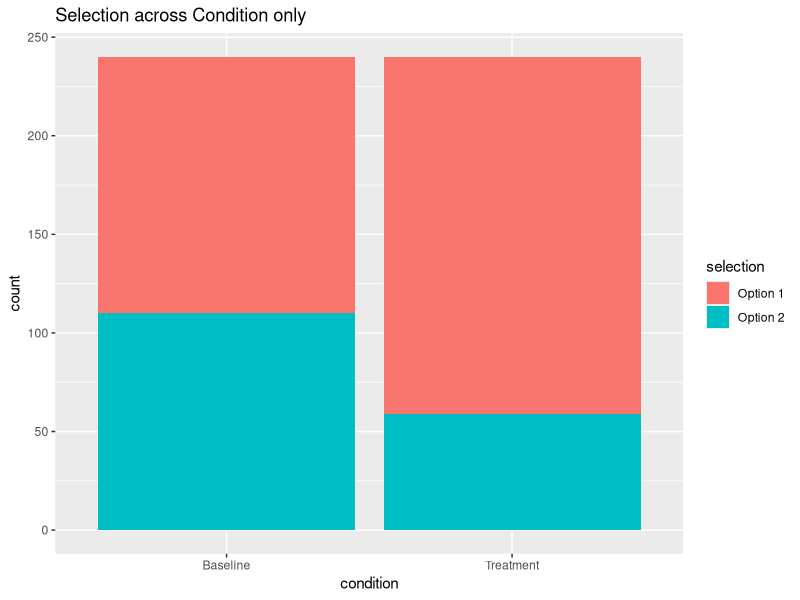

Source code (R): (Note: this script raises an error after producing the figure.)
## ---- chunk 1
library(lme4,ordinal)
# Load in three data sets to try out
# 1) dataBin = binomial data from a simulated forced-choice task
# 2) dataOrd = ordinal rating data from a simulated Likert scale task
# 3) dataCon = continuous numeric data from a simulated reaction time task

dataBin <- read.csv("binomial-data.csv",header=TRUE)
head(dataBin)
## ---- chunk 2
levels(dataBin$condition)
## ---- chunk 3
levels(dataBin$experiment)
## ---- chunk 4
library(ggplot2)
ggplot(dataBin, aes(x=condition)) + geom_bar(aes(fill=selection),position="stack") + ggtitle("Selection across Condition only")
ggplot(dataBin, aes(x=experiment)) + geom_bar(aes(fill=selection),position="stack") + ggtitle("Selection across Experiment only")
ggplot(dataBin, aes(x=condition)) + geom_bar(aes(fill=selection),position="stack") + facet_wrap(~experiment) + ggtitle("Selection across Condition and Experiment")
## ---- chunk 5
lmer.bin <- glmer(selectCode ~ condition + (1|subject) + (1|item), data=dataBin, family="binomial")
summary(lmer.bin)
## ---- chunk 6
# maximal model
lmer.bin.max <- glmer(selectCode ~ condition*experiment + (1|subject) + (1|item), data=dataBin, family="binomial")
#
# model with contribution of the interaction removed
lmer.bin.int <- glmer(selectCode ~ condition+experiment + (1|subject) + (1|item), data=dataBin, family="binomial")
#
# model with contribution of condition removed
lmer.bin.con <- glmer(selectCode ~ experiment + (1|subject) + (1|item), data=dataBin, family="binomial")
#
#model with contribution of experiment removed
lmer.bin.exp <- glmer(selectCode ~ condition + (1|subject) + (1|item), data=dataBin, family="binomial")
#
# description of the maximal model (used for reporting estimates and standard errors)
summary(lmer.bin.max)
## ---- chunk 7
# evaluate the contribution of the interaction to the overall fit
anova(lmer.bin.max,lmer.bin.int)
## ---- chunk 8
# evaluate the contribution of the main effect of condition to the overall fit
anova(lmer.bin.int,lmer.bin.con)
## ---- chunk 9
# evaluate the contribution of the main effect of condition to the overall fit
anova(lmer.bin.int,lmer.bin.exp)
## ---- chunk 10
# set a new reference level for the factor 'experiment'
dataBin$expRelvl = relevel(dataBin$experiment, ref="second")
#
# maximal model with releveled experiment factor
lmer.bin.max2 <- glmer(selectCode ~ condition*expRelvl + (1|subject) + (1|item), data=dataBin, family="binomial")
#
# model with contribution of the interaction removed, as a baseline for our releveled comparison
lmer.bin.int2 <- glmer(selectCode ~ condition+expRelvl + (1|subject) + (1|item), data=dataBin, family="binomial")
#
#model with contribution of experiment (releveled) removed
lmer.bin.exp2 <- glmer(selectCode ~ condition + (1|subject) + (1|item), data=dataBin, family="binomial")
#
# summary of our releveled reference model
summary(lmer.bin.max2)
## ---- chunk 11
anova(lmer.bin.int2,lmer.bin.exp2)
## ---- chunk 12
hits <- sum(dataBin$selectCode[dataBin$condition=="Treatment"])
len  <- length(dataBin$selectCode[dataBin$condition=="Treatment"])
prop.test(hits,len,p=0.5)
